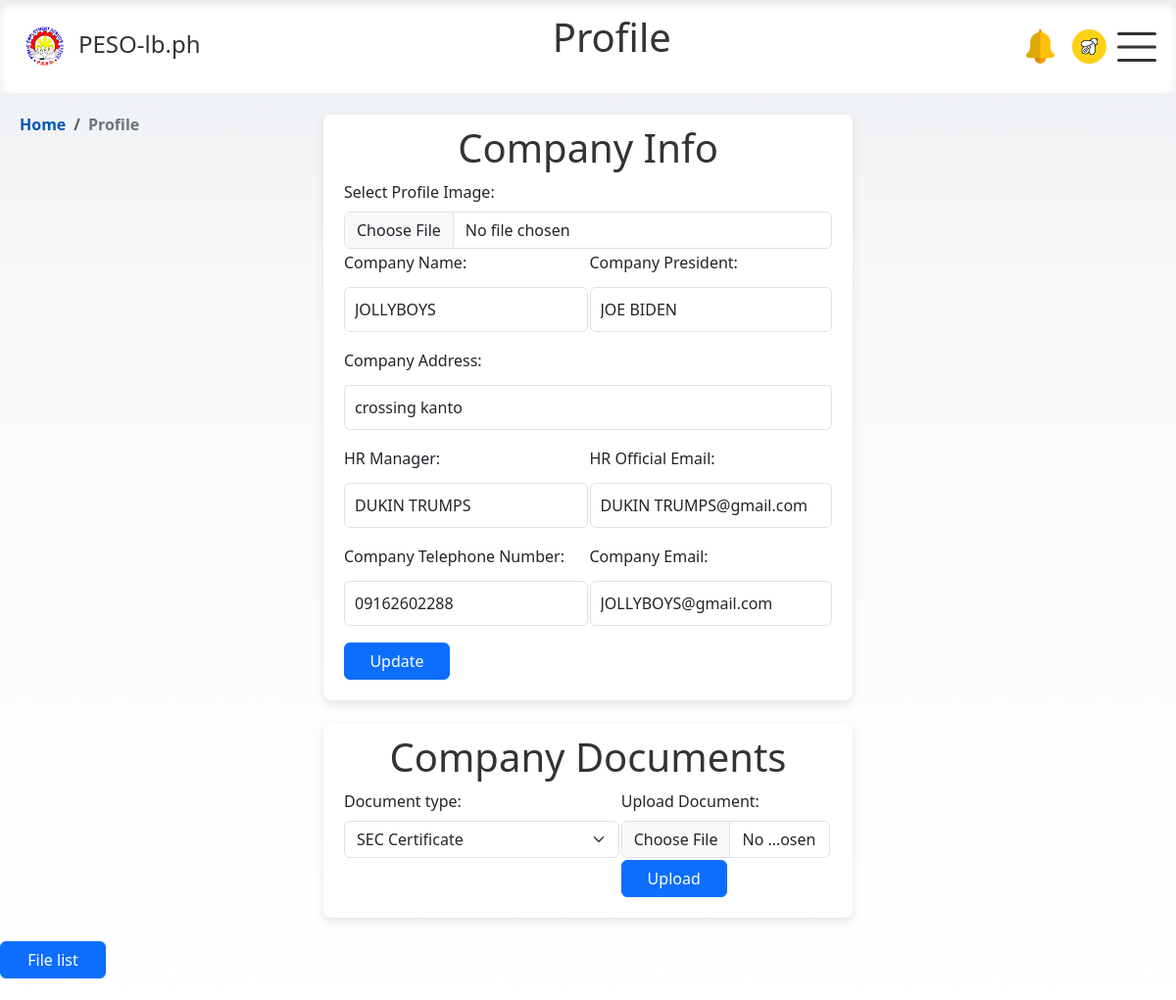
The page /html/employer/employer_profile.php (signed in) on the database its author committed.
### tables this page shows
CREATE TABLE `employer_profile` (
  `id` int(11) NOT NULL,
  `user_id` int(11) NOT NULL,
  `company_name` varchar(100) DEFAULT NULL,
  `company_address` varchar(255) DEFAULT NULL,
  `tel_num` varchar(255) DEFAULT NULL,
  `president` varchar(255) DEFAULT NULL,
  `HR` varchar(255) DEFAULT NULL,
  `company_mail` varchar(255) DEFAULT NULL,
  `HR_mail` varchar(255) DEFAULT NULL,
  `photo` varchar(255) DEFAULT NULL
);

### html/employer/employer_profile.php (the view, shortened to what this page needs)
<?php
function checkSession() {
    if (!isset($_SESSION['id'])) {
        header("Location: html/login_employer.html");
        exit();
    } else {
        return $_SESSION['id'];
    }
}
$userId = checkSession();
include '../../php/conn_db.php';
$sql = "SELECT * FROM employer_profile WHERE user_id = ?";
$stmt = $conn->prepare($sql);
$stmt->bind_param("i", $userId);
$stmt->execute();
$result = $stmt->get_result();
$row = $result->fetch_assoc();
?>
<!DOCTYPE html>
<html lang="en">
<head>
  <link rel="stylesheet" href="https://cdn.jsdelivr.net/npm/bootstrap@5.3.0/dist/css/bootstrap.min.css">
  <link href="https://cdnjs.cloudflare.com/ajax/libs/bootstrap-icons/1.10.0/font/bootstrap-icons.min.css" rel="stylesheet">
  <link rel="stylesheet" href="../../css/modal-form.css">
  <link rel="stylesheet" href="../../css/nav_float.css">
  <link rel="stylesheet" href="../../css/employer.css">
  </head>
<body>
<nav>
    <div class="logo">
        <img src="../../img/logo_peso.png" alt="Logo">
        <a href="#"> PESO-lb.ph</a>
    </div>
    <header>
        <h1 class="h1">Profile</h1>
    </header>
    <div class="profile-icons">
        <div class="notif-icon" data-bs-toggle="popover" data-bs-content="#" data-bs-placement="bottom">
            <img id="#" src="../../img/notif.png" alt="Profile Picture" class="rounded-circle">
        </div>
        <div class="profile-icon" data-bs-toggle="popover" data-bs-placement="bottom">
    <?php if (!empty($row['photo'])): ?>
        <img id="preview" src="../../php/employer/uploads/<?php echo $row['photo']; ?>" alt="Profile Image" class="circular--square">
    <?php else: ?>
        <img src="../../img/user-placeholder.png" alt="Profile Picture" class="rounded-circle">
    <?php endif; ?>
    </div>
    </div>
    <div class="burger" id="burgerToggle">
        <span></span>
        <span></span>
        <span></span>
    </div>
</nav>
<nav class="bcrumb-container" aria-label="breadcrumb">
  <ol class="breadcrumb">
    <li class="breadcrumb-item"><a href="../../html/employer/employer_home.php" >Home</a></li>
    <li class="breadcrumb-item active" aria-current="page">Profile</li>
  </ol>
</nav>
<div class="ep-container">
<form action="../../php/employer/employer_prof_process.php" method="post" enctype="multipart/form-data">
<table>
<h1 class="h1">Company Info</h1>
 <tr>
   <td colspan="2">
    <label for="profile_image" class="form-label">Select Profile Image:</label>
    <input type="file"  class="form-control" name="profile_image" id="profile_image" accept="image/*" required>
   </td>
 </tr>
 <tr>
   <td>
    <label for="company_name" class="form-label">Company Name:</label>
    <input type="text" class="form-control" name="company_name" id="company_name" value="<?php echo htmlspecialchars($row['company_name'] ?? ''); ?>">
   </td>
   <td>
    <label for="president" class="form-label">Company President:</label>
    <input type="text" class="form-control" name="president" id="president" value="<?php echo htmlspecialchars($row['president'] ?? ''); ?>">
   </td>
 </tr>
 <tr>
   <td colspan="2">
    <label for="company_add" class="form-label">Company Address:</label>
    <input type="text" class="form-control" name="company_add" id="company_add" value="<?php echo htmlspecialchars($row['company_address'] ?? ''); ?>">
   </td>
 </tr>
 <tr>
   <td>
    <label for="HR" class="form-label">HR Manager:</label>
    <input type="text" class="form-control" name="HR" id="HR" value="<?php echo htmlspecialchars($row['HR'] ?? ''); ?>">
   </td>
   <td>
    <label for="HR_mail" class="form-label">HR Official Email:</label>
    <input type="text" class="form-control" name="HR_mail" id="HR_mail" value="<?php echo htmlspecialchars($row['HR_mail'] ?? ''); ?>">
   </td>
 </tr>
 <tr>
   <td>
    <label for="tel_num" class="form-label">Company Telephone Number:</label>
    <input type="text" class="form-control" name="tel_num" id="tel_num" value="<?php echo htmlspecialchars($row['tel_num'] ?? ''); ?>">
   </td>
   <td>
    <label for="company_mail" class="form-label">Company Email:</label>
    <input type="text" class="form-control" name="company_mail" id="company_mail" value="<?php echo htmlspecialchars($row['company_mail'] ?? ''); ?>">
   </td>
 </tr>
 <tr>
   <td>
    <input class="btn btn-primary" type="submit" value="Update">
   </td>
 </tr>
</table>
</form>
</div>
<div class="ep-container">
<form action="../../php/employer/documents_process.php" method="post" enctype="multipart/form-data">
<table>
<h1 class="h1">Company Documents</h1>
 <tr>
   <td>
    <label for="document_name" class="form-label">Document type:</label>
        <select class="form-select" id="document_name" name="document_name" required>
          <option value="Single">SEC Certificate</option>
        </select>
   </td>
   <td>
    <label for="document" class="form-label">Upload Document:</label>
    <input type="file" class="form-control" name="document" id="document" >
   </td>
 </tr>
 <tr>
  <td>
  </td>
   <td>
    <input class="btn btn-primary" type="submit" value="Upload">
   </td>
   <td>
   </td>
 </tr>
</table>
</form>
</div>
<button id='openFormBtn' class="btn btn-primary" >File list</button>
</body>
</html>

### css/modal-form.css (style rules this page uses)
input[type="text"], input[type="email"] { width: 100%; padding: 10px; margin: 5px 0 15px 0; box-sizing: border-box; }

### css/nav_float.css (style rules this page uses)
body { margin: 0; opacity: 1; font-family: system-ui; background: linear-gradient(to bottom, #EBEEF1 0%, #f8f9fa 30%, #ffffff 100%); background-repeat: no-repeat; background-attachment: fixed; min-height: 100vh; }
.h1, .ofw-h1 { width: 100%; text-align: center; color: #333; margin-top:-1vh; }
.profile-icons,.profile-icon-employer, .profile-index { display: flex; align-items: left; margin-right: 3vw; }
.profile-icon, .profile-icon-employer, .profile-index, .notif-icon { width: 35px; height: 35px; border-radius:50%; overflow: hidden; position: relative; margin-right: 15px; }
.notif-icon img,.profile-icon img, .profile-icon-employer img { width: 100%; height: auto; }
td { width: -120vw; height: auto; }
nav { position: sticky; top: 0; background-color: #fff; color: #333; display: flex; justify-content: space-between; align-items: center; padding: 20px 20px; margin: auto; max-width: 100vw; box-shadow: inset 0px 4px 8px rgba(0, 0, 0, 0.1); border-radius: 8px; z-index: 1000; }
.logo { display: flex; align-items: center; margin-bottom: 5px; }
.logo a { color: #333; text-decoration: none; font-size: 24px; font-weight:400; margin-left:10px; }
.logo img { width: 50px; height: 50px; }
.burger { cursor: pointer; margin-left: 5vw; }
.burger { position: absolute; top: 50%; right: 20px; transform: translateY(-50%); width: 40px; height: 30px; background: transparent; cursor: pointer; }
.burger span { display: block; position: absolute; height: 3px; width: 100%; background: #333; border-radius: 5px; opacity: 1; left: 0; transform: rotate(0deg); transition: .25s ease-in-out; }
.burger span:nth-of-type(1) { top: 0px; transform-origin: left center; }
.burger span:nth-of-type(2) { top: 50%; transform: translateY(-50%); transform-origin: left center; }
.burger span:nth-of-type(3) { top: 100%; transform-origin: left center; transform: translateY(-100%); }
.bcrumb-container { position: relative; top: 0; background-color: transparent; color: #333; display: flex; justify-content:flex-start; align-items: left; padding: 20px 20px; margin: auto; margin-bottom: -5vh; max-width: auto; box-shadow: none; border-radius: 0; z-index: 1; }
.breadcrumb { background-color: transparent; list-style: none; }
.breadcrumb-item { color: #007bff; font-weight: bold; }
.breadcrumb-item.active { color: #6c757d; }
.breadcrumb-item a { text-decoration: none; color: #0056b3; }

### css/employer.css (style rules this page uses)
.btn { width: 9vw; }
.ep-container { display: flex; justify-content: center; align-items: center; min-height: auto; max-width: 45vw; width: 100%; margin: 2% auto; background-color: #fff; padding: 20px; border-radius: 8px; box-shadow: 0px 4px 10px rgba(0, 0, 0, 0.1); }
.bcrumb-container { position: relative; top: 0; background-color: transparent; color: #333; display: flex; justify-content:flex-start; align-items: left; padding: 20px 20px; margin: auto; margin-bottom: -8vh; max-width: auto; box-shadow: none; border-radius: 0; z-index: 1; }
.breadcrumb { background-color: transparent; list-style: none; }
.breadcrumb-item { color: #007bff; font-weight: bold; }
.breadcrumb-item.active { color: #6c757d; }
.breadcrumb-item a { text-decoration: none; color: #0056b3; }

### rows shown on the page
employer_profile: photo (picture), company_name "JOLLYBOYS", president "JOE BIDEN", company_add "crossing kanto", HR "DUKIN TRUMPS", HR_mail "DUKIN TRUMPS@gmail.com", tel_num "09162602288", company_mail "JOLLYBOYS@gmail.com"
